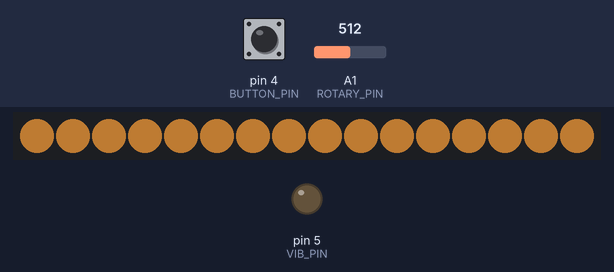
Recording of a sketch running on a simulated Arduino Uno, built with avr-gcc and run on an emulated ATmega328P. Shown: 16 RGB LEDs in strip order, left to right, output pins drawn as LEDs (lit = HIGH). Inputs (shaded band) come from the test bench; at power-on: pin 4 (BUTTON_PIN) LOW, A1 (ROTARY_PIN) = 512. Dim RGB values are drawn brighter than linear; what the sketch prints to the serial monitor is not drawn.

Above: at 1.2 s.
1.3 s: pin 4 (BUTTON_PIN) pulled HIGH for 0.15 s
At 2.5 s:
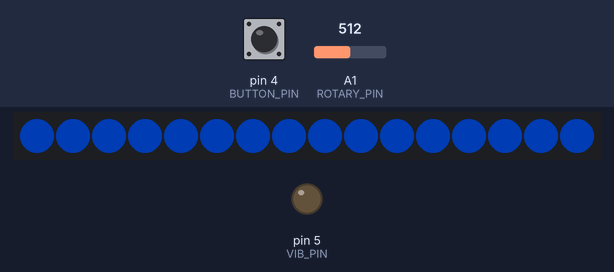
2.9 s: A1 (ROTARY_PIN) set to 6
At 4.3 s:
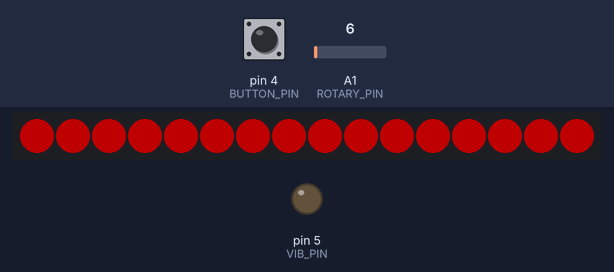
4.6 s: pin 4 (BUTTON_PIN) pulled HIGH for 1 s
6.2 s: A1 (ROTARY_PIN) set to 511
At 6.61 s:
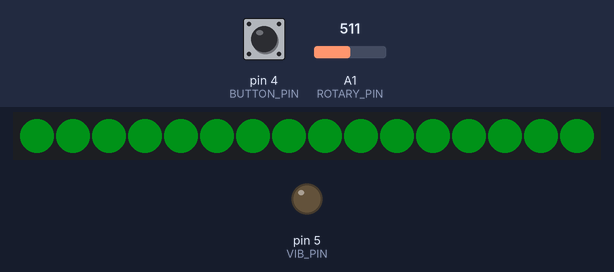
8.2 s: A1 (ROTARY_PIN) set to 716
At 9.74 s:
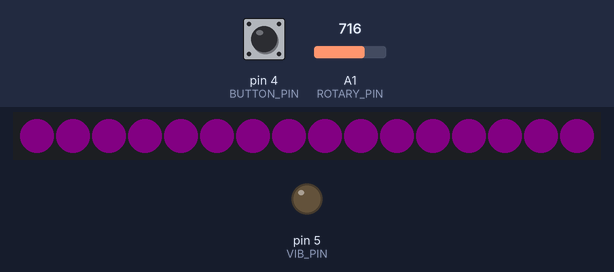
10.0 s: pin 4 (BUTTON_PIN) pulled HIGH for 3.2 s
At 11.38 s:
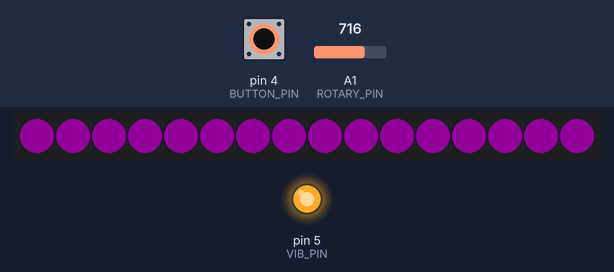
Timing chart, 0 to 13.1 s (numbered marks = the images above; inputs shaded):
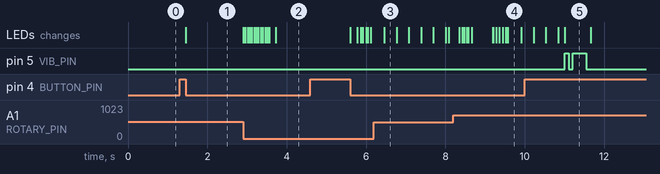

The sketch:

rainbow_version.ino
```cpp
#include <FastLED.h>

#define NUM_LEDS   16
#define DATA_PIN   6
#define VIB_PIN    5
#define ROTARY_PIN A1
#define BUTTON_PIN 4

// ★ 2700K Warm White (like a living room lamp)
#define WARM_R 255
#define WARM_G 165
#define WARM_B 67

CRGB leds[NUM_LEDS];

int angleBuffer          = 512;
uint8_t currentHue       = 0;
int freqMode             = 0;
int pressCount           = 0;
bool flashOn             = false;
int lastButtonState      = LOW;
bool isPressing          = false;
bool longPressHandled    = false;
uint8_t breathBrightness = 0;
bool breathingUp         = true;

unsigned long lastRotaryRead    = 0;
unsigned long lastFlashToggle   = 0;
unsigned long lastBreathUpdate  = 0;
unsigned long buttonPressedTime = 0;

const unsigned long LONG_PRESS_TIME = 1000;
const unsigned long DEBOUNCE_TIME   = 30;

// 4 Modes
const char* freqLabels[] = {
  "Warm Steady",
  "Color Steady",
  "Breathing",
  "Fast Flash"
};
const int NUM_MODES = 4;

void showWarmWhite();
void updateDisplay(unsigned long now);
void cycleFreq();
void sendSignal();
void effectBreathing(unsigned long now);
String getColorName(uint8_t hue);

void setup() {
  Serial.begin(9600);
  Serial.println("Family Orb v4.2 | Red → Purple Palette");
  Serial.println("Short press = cycle mode | Long press = SEND");

  pinMode(BUTTON_PIN, INPUT);
  pinMode(VIB_PIN, OUTPUT);

  FastLED.addLeds<WS2812B, DATA_PIN, GRB>(leds, NUM_LEDS);
  FastLED.setBrightness(80);

  showWarmWhite();
  FastLED.show();
  Serial.println("Ready!");
}

void loop() {
  unsigned long now = millis();

  if (now - lastRotaryRead > 50) {
    int angle = analogRead(ROTARY_PIN);
    angleBuffer = (angleBuffer * 7 + angle * 3) / 10;
    // Fix Bug #2: match updateDisplay() range 0→192 (Red→Purple)
    currentHue = map(angleBuffer, 0, 660, 0, 192);
    lastRotaryRead = now;
  }

  int reading = digitalRead(BUTTON_PIN);

  if (reading == HIGH && lastButtonState == LOW) {
    buttonPressedTime = now;
    isPressing        = true;
    longPressHandled  = false;
  }

  if (reading == LOW && lastButtonState == HIGH) {
    if (isPressing && !longPressHandled) {
      unsigned long dur = now - buttonPressedTime;
      if (dur > DEBOUNCE_TIME && dur < LONG_PRESS_TIME) {
        cycleFreq();
      }
    }
    isPressing = false;
  }

  if (isPressing && !longPressHandled &&
      (now - buttonPressedTime >= LONG_PRESS_TIME)) {
    sendSignal();
    longPressHandled = true;
  }

  lastButtonState = reading;

  updateDisplay(now);
  FastLED.show();
  delay(10);
}

void updateDisplay(unsigned long now) {
  // Red(0) → Purple(192), avoids pink/white overshoot
  uint8_t smoothHue = map(angleBuffer, 0, 660, 0, 192);
  CRGB userColor = CRGB(CHSV(smoothHue, 255, 255));

  switch (freqMode) {
    case 0: // Warm Steady
      showWarmWhite();
      break;

    case 1: // Color Steady
      fill_solid(leds, NUM_LEDS, userColor);
      break;

    case 2: // Breathing
      effectBreathing(now);
      break;

    case 3: // Fast Flash
      if (now - lastFlashToggle > 200) {
        flashOn = !flashOn;
        lastFlashToggle = now;
      }
      fill_solid(leds, NUM_LEDS, flashOn ? userColor : CRGB::Black);
      break;
  }
}

// Breathing / Pulse effect
void effectBreathing(unsigned long now) {
  if (now - lastBreathUpdate > 10) {
    // Fix Bug #1: check before subtracting to prevent uint8_t underflow
    if (breathingUp) {
      breathBrightness += 2;
      if (breathBrightness >= 254) breathingUp = false;
    } else {
      if (breathBrightness <= 2) {
        breathBrightness = 0;
        breathingUp = true;
      } else {
        breathBrightness -= 2;
      }
    }
    lastBreathUpdate = now;
  }

  uint8_t smoothHue = map(angleBuffer, 0, 660, 0, 192);
  CRGB userColor = CRGB(CHSV(smoothHue, 255, breathBrightness));
  fill_solid(leds, NUM_LEDS, userColor);
}

void cycleFreq() {
  // Fix Bug #5: cap pressCount to avoid unbounded growth
  pressCount = (pressCount + 1) % NUM_MODES;
  freqMode = pressCount;
  flashOn = true;
  lastFlashToggle = millis();
  breathBrightness = 0;
  breathingUp = true;
  Serial.print("Mode → "); Serial.println(freqLabels[freqMode]);
}

void sendSignal() {
  // Apple-style haptic: short tap + pause + longer tap
  digitalWrite(VIB_PIN, HIGH); delay(100);
  digitalWrite(VIB_PIN, LOW);  delay(100);
  digitalWrite(VIB_PIN, HIGH); delay(350);
  digitalWrite(VIB_PIN, LOW);

  Serial.println("══════════════════");
  Serial.print("SENT | Color: ");  Serial.println(getColorName(currentHue));
  Serial.print("       Hue=");     Serial.println(currentHue);
  Serial.print("       Mode=");    Serial.println(freqLabels[freqMode]);
  Serial.println("══════════════════");

  freqMode   = 0;
  pressCount = 0;
  flashOn    = false;
  showWarmWhite();
  FastLED.show();
}

// 12-bucket color names across hue range 0–192 (Red → Purple)
String getColorName(uint8_t hue) {
  if      (hue < 16)  return "Red";
  else if (hue < 32)  return "Red-Orange";
  else if (hue < 48)  return "Orange";
  else if (hue < 64)  return "Amber";
  else if (hue < 80)  return "Yellow";
  else if (hue < 96)  return "Lime";
  else if (hue < 112) return "Green";
  else if (hue < 128) return "Teal";
  else if (hue < 144) return "Cyan";
  else if (hue < 160) return "Blue";
  else if (hue < 176) return "Indigo";
  else                return "Purple";  // 176–192
}

void showWarmWhite() {
  fill_solid(leds, NUM_LEDS, CRGB(WARM_R, WARM_G, WARM_B));
}
```

Measured:
- after the input at 1.3 s, the LEDs: change after 0.16 s (image 1)
- after the input at 2.9 s, the LEDs: first change at once (image 2 shows a later state)
- after the input at 6.2 s, the LEDs: change after 0.26 s (image 3)
- after the input at 10.0 s, pin 5 (VIB_PIN): LOW → HIGH after 1.0 s, → LOW 0.10 s later, → HIGH 0.10 s later, → LOW 0.35 s later
- what the display in image 5 shows lasts 0.7 s, from 11.0 s to 11.7 s
